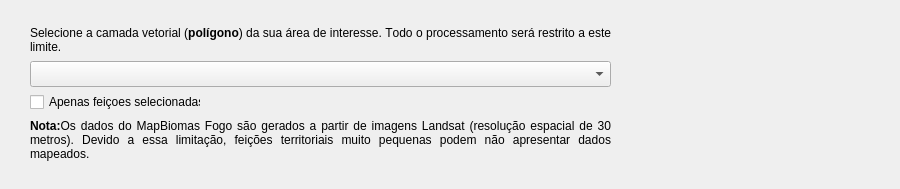
   <widget class="QWidget" name="Geoemetrias">
    <attribute name="title">
     <string>Geometria Personalizada</string>
    </attribute>
    <widget class="QLabel" name="Description_shapefiles">
     <property name="geometry">
      <rect>
       <x>30</x>
       <y>20</y>
       <width>581</width>
       <height>40</height>
      </rect>
     </property>
     <property name="font">
      <font>
       <underline>false</underline>
       <strikeout>false</strikeout>
       <kerning>false</kerning>
      </font>
     </property>
     <property name="toolTipDuration">
      <number>0</number>
     </property>
     <property name="autoFillBackground">
      <bool>false</bool>
     </property>
     <property name="text">
      <string>&lt;html&gt;&lt;head/&gt;&lt;body&gt;&lt;p&gt;&lt;span style=&quot; font-size:9pt;&quot;&gt;Selecione a camada vetorial (&lt;/span&gt;&lt;span style=&quot; font-size:9pt; font-weight:600;&quot;&gt;polígono&lt;/span&gt;&lt;span style=&quot; font-size:9pt;&quot;&gt;) da sua área de interesse. Todo o processamento será restrito a este limite.&lt;/span&gt;&lt;/p&gt;&lt;/body&gt;&lt;/html&gt;</string>
     </property>
     <property name="textFormat">
      <enum>Qt::RichText</enum>
     </property>
     <property name="alignment">
      <set>Qt::AlignJustify|Qt::AlignVCenter</set>
     </property>
     <property name="wordWrap">
      <bool>true</bool>
     </property>
     <property name="margin">
      <number>0</number>
     </property>
     <property name="indent">
      <number>0</number>
     </property>
    </widget>
    <widget class="QgsMapLayerComboBox" name="mMapLayerComboBox_usergeometry">
     <property name="geometry">
      <rect>
       <x>30</x>
       <y>61</y>
       <width>581</width>
       <height>26</height>
      </rect>
     </property>
    </widget>
    <widget class="QLabel" name="Descriotion_fire_accumulated_5">
     <property name="geometry">
      <rect>
       <x>30</x>
       <y>100</y>
       <width>581</width>
       <height>80</height>
      </rect>
     </property>
     <property name="text">
      <string>&lt;html&gt;&lt;head/&gt;&lt;body&gt;&lt;p&gt;&lt;span style=&quot; font-size:9pt; font-weight:600;&quot;&gt;Nota:&lt;/span&gt;&lt;span style=&quot; font-size:9pt;&quot;&gt;Os dados do MapBiomas Fogo são gerados a partir de imagens Landsat (resolução espacial de 30 metros). Devido a essa limitação, feições territoriais muito pequenas podem não apresentar dados mapeados.&lt;/span&gt;&lt;/p&gt;&lt;/body&gt;&lt;/html&gt;</string>
     </property>
     <property name="alignment">
      <set>Qt::AlignJustify|Qt::AlignVCenter</set>
     </property>
     <property name="wordWrap">
      <bool>true</bool>
     </property>
    </widget>
    <widget class="QLabel" name="User_geometry_icon">
     <property name="geometry">
      <rect>
       <x>750</x>
       <y>20</y>
       <width>141</width>
       <height>141</height>
      </rect>
     </property>
     <property name="text">
      <string/>
     </property>
     <property name="pixmap">
      <pixmap resource="resources.qrc">:/plugins/MapBiomas_fogo/geometry_logo.png</pixmap>
     </property>
     <property name="scaledContents">
      <bool>true</bool>
     </property>
    </widget>
    <widget class="QCheckBox" name="SelectedGeometry">
     <property name="geometry">
      <rect>
       <x>30</x>
       <y>92</y>
       <width>171</width>
       <height>20</height>
      </rect>
     </property>
     <property name="text">
      <string>Apenas feiçoes selecionadas</string>
     </property>
    </widget>
   </widget>
